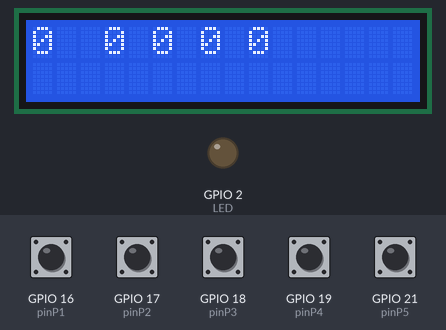
Simulated run of this sketch. Board: ESP32. Shown: 16×2 character LCD, output pins drawn as LEDs (lit = HIGH). The inputs (shaded band) are chosen by the test bench; at power-on: GPIO 16 (pinP1), GPIO 17 (pinP2), GPIO 18 (pinP3), GPIO 19 (pinP4), GPIO 21 (pinP5) HIGH.

Above: at 1.2 s.
1.3 s: GPIO 16 (pinP1) pulled LOW for 0.15 s
At 2.5 s:
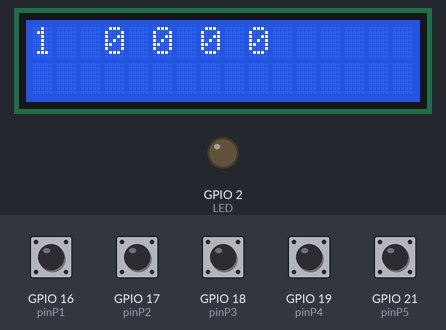
2.9 s: GPIO 17 (pinP2) pulled LOW for 0.15 s
At 4.1 s:
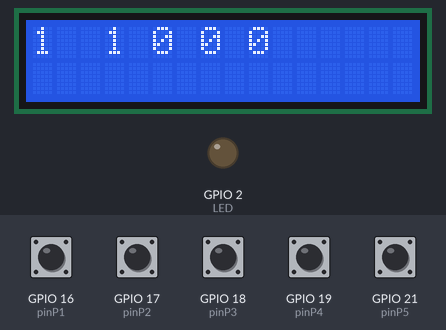
4.5 s: GPIO 18 (pinP3) pulled LOW for 0.15 s
At 5.4 s:
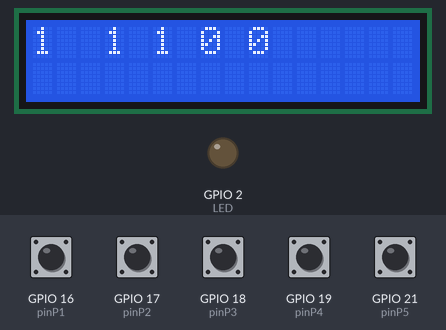
6.1 s: GPIO 19 (pinP4) pulled LOW for 0.15 s
At 7.6 s:
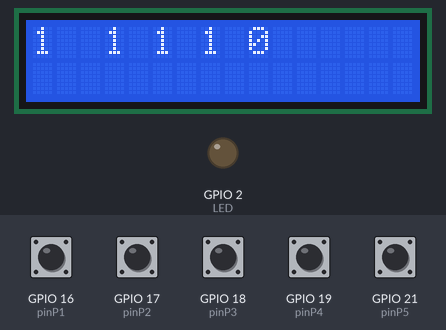
7.9 s: GPIO 21 (pinP5) pulled LOW for 0.15 s
At 9.2 s:
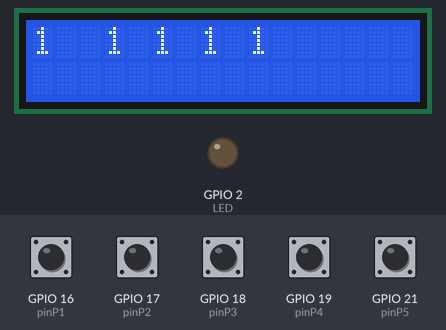
9.7 s: GPIO 16 (pinP1) pulled LOW for 1 s
At 10.5 s:
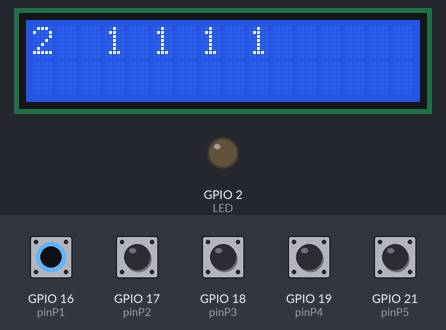
Timing chart, 0 to 12.7 s (numbered marks = the images above; inputs shaded):
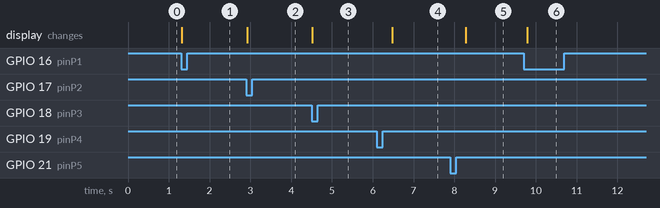

The sketch:

Pruebas.ino
```cpp
//Pines de los Pulsadores
#define pinP1 16 //Pulsador de Inicio
#define pinP2 17 //Pulsador de Arriba
#define pinP3 18 //Pulsador de Abajo
#define pinP4 19 //Pulsador de Izquierda
#define pinP5 21 //Pulsador de Derecha

#define LED 2 //Define GPIO2
#include <LiquidCrystal.h>


volatile uint8_t bandera_P1, bandera_P2, bandera_P3, bandera_P4, bandera_P5 ;
volatile uint16_t tiempo_P1, tiempo_P2, tiempo_P3, tiempo_P4, tiempo_P5;
volatile uint32_t rebote_P1, rebote_P2, rebote_P3, rebote_P4, rebote_P5;
int contador_P1 = 0;
int contador_P2 = 0;
int contador_P3 = 0;
int contador_P4 = 0;
int contador_P5 = 0;

//Pines de la Pantalla

//Define los pines utilizados del ESP32 de acuerdo a la sintaxis de la libreria
const uint8_t RS = 15, EN = 4, D4 = 26, D5 = 25, D6 = 33, D7 = 32;

//################### 3.Inicialización de Variables ###################

LiquidCrystal lcd(RS, EN, D4, D5, D6, D7); //Define el objeto "lcd"

void IRAM_ATTR Int_P1() {
  contador_P1++;
  Rebote_P1();
}
void IRAM_ATTR Int_P2() {
  contador_P2++;
  Rebote_P2();
}
void IRAM_ATTR Int_P3() {
  contador_P3++;
  Rebote_P3();
}
void IRAM_ATTR Int_P4() {
  contador_P4++;
  Rebote_P4();
}
void IRAM_ATTR Int_P5() {
  contador_P5++;
  Rebote_P5();
}

void setup() {
  lcd.begin(16, 2); //Configurar LCD de tamaño 16x2
  pinMode(LED, OUTPUT);
  pinMode(pinP1, INPUT_PULLUP);
  pinMode(pinP2, INPUT_PULLUP);
  pinMode(pinP3, INPUT_PULLUP);
  pinMode(pinP4, INPUT_PULLUP);
  pinMode(pinP5, INPUT_PULLUP);

  attachInterrupt(digitalPinToInterrupt(pinP1), Int_P1, FALLING); //Habilita int. generada por el GPIO16
  attachInterrupt(digitalPinToInterrupt(pinP2), Int_P2, FALLING); //Habilita int. generada por el GPIO16
  attachInterrupt(digitalPinToInterrupt(pinP3), Int_P3, FALLING); //Habilita int. generada por el GPIO16
  attachInterrupt(digitalPinToInterrupt(pinP4), Int_P4, FALLING); //Habilita int. generada por el GPIO16
  attachInterrupt(digitalPinToInterrupt(pinP5), Int_P5, FALLING); //Habilita int. generada por el GPIO16

  tiempo_P1 = 250; tiempo_P2 = 250; tiempo_P3 = 250; tiempo_P4 = 250; tiempo_P5 = 250;
  bandera_P1 = 0; bandera_P2 = 0; bandera_P3 = 0; bandera_P4 = 0; bandera_P5 = 0;
}


void loop() {
  lcd.setCursor(0, 0);
  lcd.print(contador_P1);
  lcd.setCursor(3, 0);
  lcd.print(contador_P2);
  lcd.setCursor(5, 0);
  lcd.print(contador_P3);
  lcd.setCursor(7, 0);
  lcd.print(contador_P4);
  lcd.setCursor(9, 0);
  lcd.print(contador_P5);
  Pulsador1_();
  Pulsador2_();
  Pulsador3_();
  Pulsador4_();
  Pulsador5_();
}


void Pulsador1_() {

  delay(tiempo_P1);
  if (millis() - rebote_P1 > 300 && bandera_P1) {
    bandera_P1 = 0;
    attachInterrupt(digitalPinToInterrupt(pinP1), Int_P1, FALLING); //Habilita nuevamente int. generada por el GPIO16
  }
}
void Pulsador2_() {

  delay(tiempo_P1);
  if (millis() - rebote_P2 > 300 && bandera_P2) {
    bandera_P2 = 0;
    attachInterrupt(digitalPinToInterrupt(pinP2), Int_P2, FALLING); //Habilita nuevamente int. generada por el GPIO16
  }
}
void Pulsador3_() {

  delay(tiempo_P3);
  if (millis() - rebote_P3 > 300 && bandera_P3) {
    bandera_P3 = 0;
    attachInterrupt(digitalPinToInterrupt(pinP3), Int_P3, FALLING); //Habilita nuevamente int. generada por el GPIO16
  }
}
void Pulsador4_() {

  delay(tiempo_P1);
  if (millis() - rebote_P4 > 300 && bandera_P4) {
    bandera_P4 = 0;
    attachInterrupt(digitalPinToInterrupt(pinP4), Int_P4, FALLING); //Habilita nuevamente int. generada por el GPIO16
  }
}
void Pulsador5_() {

  delay(tiempo_P5);
  if (millis() - rebote_P5 > 300 && bandera_P5) {
    bandera_P5 = 0;
    attachInterrupt(digitalPinToInterrupt(pinP5), Int_P5, FALLING); //Habilita nuevamente int. generada por el GPIO16
  }
}
void Rebote_P1() {
  if (tiempo_P1 == 250) {
    tiempo_P1 = 100;
  } else {
    tiempo_P1 = 250;
  }
  bandera_P1 = 1; //Activa bandera para indicar ingreso a rutina de interrupción
  rebote_P1 = millis(); //Lee el valor actual de la función millis()
  detachInterrupt(digitalPinToInterrupt(pinP1)); //Deshabilita int. del GPIO16
}

void Rebote_P2() {
  if (tiempo_P2 == 250) {
    tiempo_P2 = 100;
  } else {
    tiempo_P2 = 250;
  }
  bandera_P2 = 1; //Activa bandera para indicar ingreso a rutina de interrupción
  rebote_P2 = millis(); //Lee el valor actual de la función millis()
  detachInterrupt(digitalPinToInterrupt(pinP2)); //Deshabilita int. del GPIO16
}
void Rebote_P3() {
  if (tiempo_P3 == 250) {
    tiempo_P3 = 100;
  } else {
    tiempo_P3 = 250;
  }
  bandera_P3 = 1; //Activa bandera para indicar ingreso a rutina de interrupción
  rebote_P3 = millis(); //Lee el valor actual de la función millis()
  detachInterrupt(digitalPinToInterrupt(pinP3)); //Deshabilita int. del GPIO16
}
void Rebote_P4() {
  if (tiempo_P4 == 250) {
    tiempo_P4 = 100;
  } else {
    tiempo_P4 = 250;
  }
  bandera_P4 = 1; //Activa bandera para indicar ingreso a rutina de interrupción
  rebote_P4 = millis(); //Lee el valor actual de la función millis()
  detachInterrupt(digitalPinToInterrupt(pinP4)); //Deshabilita int. del GPIO16
}
void Rebote_P5() {
  if (tiempo_P5 == 250) {
    tiempo_P5 = 100;
  } else {
    tiempo_P5 = 250;
  }
  bandera_P5 = 1; //Activa bandera para indicar ingreso a rutina de interrupción
  rebote_P5 = millis(); //Lee el valor actual de la función millis()
  detachInterrupt(digitalPinToInterrupt(pinP5)); //Deshabilita int. del GPIO16
}
```

Measured:
- after the input at 1.3 s, the display: changes at once (image 1)
- after the input at 2.9 s, the display: changes at once (image 2)
- after the input at 4.5 s, the display: changes at once (image 3)
- after the input at 6.1 s, the display: changes after 0.37 s (image 4)
- after the input at 7.9 s, the display: changes after 0.38 s (image 5)
- after the input at 9.7 s, the display: changes after 0.08 s (image 6)
